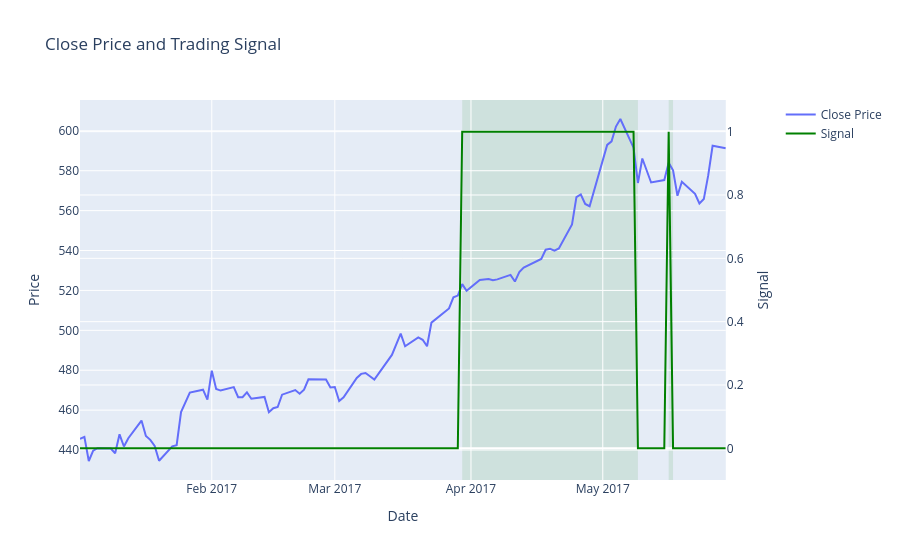

Write notebook code for a chart like this one.
### Markdown cell above
This chart visualizes the stock's closing price along with the final trading signal on a secondary y-axis. The green shaded areas indicate the periods when our strategy holds a long position.

### Code cell
# Plot the Close price and the final signal
x = 100 # number of days to plot
df_plot = data.head(x)

fig = make_subplots(specs=[[{"secondary_y": True}]])

# Add traces
fig.add_trace(go.Scatter(x=df_plot.index, y=df_plot['Close'], name='Close Price'), secondary_y=False)
fig.add_trace(go.Scatter(x=df_plot.index, y=df_plot['signal'], name='Signal', line=dict(color='green')), secondary_y=True)

# Add shaded regions for long positions
in_position = False
start_date = None
for i in range(len(df_plot)):
    if df_plot['signal'].iloc[i] == 1 and not in_position:
        in_position = True
        start_date = df_plot.index[i]
    elif df_plot['signal'].iloc[i] == 0 and in_position:
        in_position = False
        end_date = df_plot.index[i]
        fig.add_vrect(x0=start_date, x1=end_date, fillcolor="green", opacity=0.1, layer="below", line_width=0)

fig.update_layout(title_text='Close Price and Trading Signal', height=500)
fig.update_xaxes(title_text="Date")
fig.update_yaxes(title_text="Price", secondary_y=False)
fig.update_yaxes(title_text="Signal", secondary_y=True, range=[-0.1, 1.1])
fig.show()
